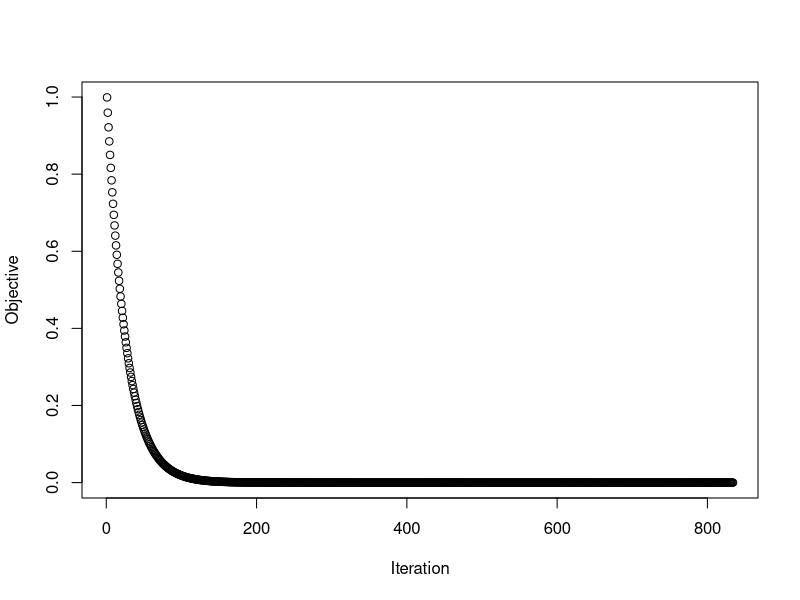

Generate this figure with R:
## ---- chunk 1
knitr::opts_chunk$set(echo = TRUE)
## ---- chunk 2
x0 <- runif(1,0,1)
T <- 1000
t <- 0.01
x <- x0
tao <- 1e-9
obj <- numeric(length=T)
for (i in 1:T){
    obj[i] <- x^2
    xnew <- x-t*2*x
    if (abs(xnew-x)<tao){
        break
    }
    x <- xnew
}
obj <- obj[1:i]
plot(obj,xlab='Iteration',ylab='Objective')
